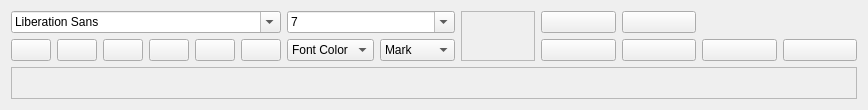
<?xml version="1.0" encoding="UTF-8"?>
<ui version="4.0">
 <class>EditorRibbon</class>
 <widget class="QWidget" name="EditorRibbon">
  <property name="geometry">
   <rect>
    <x>0</x>
    <y>0</y>
    <width>868</width>
    <height>110</height>
   </rect>
  </property>
  <property name="sizePolicy">
   <sizepolicy hsizetype="Fixed" vsizetype="Fixed">
    <horstretch>0</horstretch>
    <verstretch>0</verstretch>
   </sizepolicy>
  </property>
  <property name="font">
   <font>
    <underline>false</underline>
   </font>
  </property>
  <property name="windowTitle">
   <string>Form</string>
  </property>
  <layout class="QHBoxLayout" name="horizontalLayout">
   <item>
    <layout class="QGridLayout" name="gridLayout">
     <property name="spacing">
      <number>-1</number>
     </property>
     <item row="0" column="0" colspan="6">
      <widget class="QFontComboBox" name="fontFamilyInput">
       <property name="toolTip">
        <string>Font family</string>
       </property>
      </widget>
     </item>
     <item row="1" column="0">
      <widget class="QPushButton" name="boldButton">
       <property name="sizePolicy">
        <sizepolicy hsizetype="Fixed" vsizetype="Fixed">
         <horstretch>0</horstretch>
         <verstretch>0</verstretch>
        </sizepolicy>
       </property>
       <property name="font">
        <font>
         <weight>50</weight>
         <bold>false</bold>
        </font>
       </property>
       <property name="toolTip">
        <string>Bold</string>
       </property>
       <property name="text">
        <string/>
       </property>
       <property name="icon">
        <iconset resource="images.qrc">
         <normaloff>:/ui/ribbon/images/ribbon/format-text-bold.png</normaloff>:/ui/ribbon/images/ribbon/format-text-bold.png</iconset>
       </property>
       <property name="checkable">
        <bool>true</bool>
       </property>
       <property name="autoExclusive">
        <bool>false</bool>
       </property>
      </widget>
     </item>
     <item row="1" column="1">
      <widget class="QPushButton" name="underlineButton">
       <property name="sizePolicy">
        <sizepolicy hsizetype="Fixed" vsizetype="Fixed">
         <horstretch>0</horstretch>
         <verstretch>0</verstretch>
        </sizepolicy>
       </property>
       <property name="toolTip">
        <string>Underline</string>
       </property>
       <property name="text">
        <string/>
       </property>
       <property name="icon">
        <iconset resource="images.qrc">
         <normaloff>:/ui/ribbon/images/ribbon/format-text-underline.png</normaloff>:/ui/ribbon/images/ribbon/format-text-underline.png</iconset>
       </property>
       <property name="checkable">
        <bool>true</bool>
       </property>
      </widget>
     </item>
     <item row="1" column="2">
      <widget class="QPushButton" name="italicButton">
       <property name="sizePolicy">
        <sizepolicy hsizetype="Fixed" vsizetype="Fixed">
         <horstretch>0</horstretch>
         <verstretch>0</verstretch>
        </sizepolicy>
       </property>
       <property name="toolTip">
        <string>Italic</string>
       </property>
       <property name="text">
        <string/>
       </property>
       <property name="icon">
        <iconset resource="images.qrc">
         <normaloff>:/ui/ribbon/images/ribbon/format-text-italic.png</normaloff>:/ui/ribbon/images/ribbon/format-text-italic.png</iconset>
       </property>
       <property name="checkable">
        <bool>true</bool>
       </property>
      </widget>
     </item>
     <item row="1" column="3">
      <widget class="QPushButton" name="strikeButton">
       <property name="sizePolicy">
        <sizepolicy hsizetype="Fixed" vsizetype="Fixed">
         <horstretch>0</horstretch>
         <verstretch>0</verstretch>
        </sizepolicy>
       </property>
       <property name="toolTip">
        <string>Strike</string>
       </property>
       <property name="text">
        <string/>
       </property>
       <property name="icon">
        <iconset resource="images.qrc">
         <normaloff>:/ui/ribbon/images/ribbon/format-text-strikethrough.png</normaloff>:/ui/ribbon/images/ribbon/format-text-strikethrough.png</iconset>
       </property>
       <property name="checkable">
        <bool>true</bool>
       </property>
      </widget>
     </item>
     <item row="1" column="4">
      <widget class="QPushButton" name="superscriptButton">
       <property name="sizePolicy">
        <sizepolicy hsizetype="Fixed" vsizetype="Fixed">
         <horstretch>0</horstretch>
         <verstretch>0</verstretch>
        </sizepolicy>
       </property>
       <property name="toolTip">
        <string>Subscript</string>
       </property>
       <property name="text">
        <string/>
       </property>
       <property name="icon">
        <iconset resource="images.qrc">
         <normaloff>:/ui/ribbon/images/ribbon/format-text-superscript.png</normaloff>:/ui/ribbon/images/ribbon/format-text-superscript.png</iconset>
       </property>
       <property name="checkable">
        <bool>true</bool>
       </property>
      </widget>
     </item>
     <item row="1" column="5">
      <widget class="QPushButton" name="subscriptButton">
       <property name="sizePolicy">
        <sizepolicy hsizetype="Fixed" vsizetype="Fixed">
         <horstretch>0</horstretch>
         <verstretch>0</verstretch>
        </sizepolicy>
       </property>
       <property name="toolTip">
        <string>Superscript</string>
       </property>
       <property name="text">
        <string/>
       </property>
       <property name="icon">
        <iconset resource="images.qrc">
         <normaloff>:/ui/ribbon/images/ribbon/format-text-subscript.png</normaloff>:/ui/ribbon/images/ribbon/format-text-subscript.png</iconset>
       </property>
       <property name="checkable">
        <bool>true</bool>
       </property>
      </widget>
     </item>
     <item row="1" column="6">
      <widget class="QComboBox" name="fontColorInput">
       <property name="toolTip">
        <string>Change font color</string>
       </property>
       <item>
        <property name="text">
         <string>Font Color</string>
        </property>
       </item>
      </widget>
     </item>
     <item row="1" column="7">
      <widget class="QComboBox" name="fontMarkInput">
       <property name="toolTip">
        <string>Change text marking</string>
       </property>
       <item>
        <property name="text">
         <string>Mark</string>
        </property>
       </item>
      </widget>
     </item>
     <item row="0" column="6" colspan="2">
      <widget class="QComboBox" name="fontSizeInput">
       <property name="toolTip">
        <string>Font size</string>
       </property>
       <property name="editable">
        <bool>true</bool>
       </property>
       <item>
        <property name="text">
         <string>7</string>
        </property>
       </item>
       <item>
        <property name="text">
         <string>8</string>
        </property>
       </item>
       <item>
        <property name="text">
         <string>10</string>
        </property>
       </item>
       <item>
        <property name="text">
         <string>11</string>
        </property>
       </item>
       <item>
        <property name="text">
         <string>12</string>
        </property>
       </item>
       <item>
        <property name="text">
         <string>14</string>
        </property>
       </item>
       <item>
        <property name="text">
         <string>16</string>
        </property>
       </item>
       <item>
        <property name="text">
         <string>18</string>
        </property>
       </item>
       <item>
        <property name="text">
         <string>20</string>
        </property>
       </item>
       <item>
        <property name="text">
         <string>24</string>
        </property>
       </item>
       <item>
        <property name="text">
         <string>28</string>
        </property>
       </item>
       <item>
        <property name="text">
         <string>32</string>
        </property>
       </item>
       <item>
        <property name="text">
         <string>36</string>
        </property>
       </item>
       <item>
        <property name="text">
         <string>40</string>
        </property>
       </item>
       <item>
        <property name="text">
         <string>48</string>
        </property>
       </item>
       <item>
        <property name="text">
         <string>64</string>
        </property>
       </item>
       <item>
        <property name="text">
         <string>72</string>
        </property>
       </item>
      </widget>
     </item>
     <item row="0" column="9">
      <widget class="QPushButton" name="unorderedListButton">
       <property name="toolTip">
        <string>Insert unordered list</string>
       </property>
       <property name="text">
        <string/>
       </property>
       <property name="icon">
        <iconset resource="images.qrc">
         <normaloff>:/ui/ribbon/images/ribbon/format-list-unordered.png</normaloff>:/ui/ribbon/images/ribbon/format-list-unordered.png</iconset>
       </property>
       <property name="checkable">
        <bool>true</bool>
       </property>
      </widget>
     </item>
     <item row="0" column="10">
      <widget class="QPushButton" name="orderedListButton">
       <property name="toolTip">
        <string>Insert ordered list</string>
       </property>
       <property name="text">
        <string/>
       </property>
       <property name="icon">
        <iconset resource="images.qrc">
         <normaloff>:/ui/ribbon/images/ribbon/format-list-ordered.png</normaloff>:/ui/ribbon/images/ribbon/format-list-ordered.png</iconset>
       </property>
       <property name="checkable">
        <bool>true</bool>
       </property>
      </widget>
     </item>
     <item row="1" column="10">
      <widget class="QPushButton" name="alignCenterButton">
       <property name="toolTip">
        <string>Align center</string>
       </property>
       <property name="text">
        <string/>
       </property>
       <property name="icon">
        <iconset resource="images.qrc">
         <normaloff>:/ui/ribbon/images/ribbon/format-justify-center.png</normaloff>:/ui/ribbon/images/ribbon/format-justify-center.png</iconset>
       </property>
       <property name="checkable">
        <bool>true</bool>
       </property>
      </widget>
     </item>
     <item row="1" column="11">
      <widget class="QPushButton" name="alignRightButton">
       <property name="toolTip">
        <string>Align right</string>
       </property>
       <property name="text">
        <string/>
       </property>
       <property name="icon">
        <iconset resource="images.qrc">
         <normaloff>:/ui/ribbon/images/ribbon/format-justify-right.png</normaloff>:/ui/ribbon/images/ribbon/format-justify-right.png</iconset>
       </property>
       <property name="checkable">
        <bool>true</bool>
       </property>
      </widget>
     </item>
     <item row="1" column="12">
      <widget class="QPushButton" name="alignJustifyButton">
       <property name="toolTip">
        <string>Justify text</string>
       </property>
       <property name="text">
        <string/>
       </property>
       <property name="icon">
        <iconset resource="images.qrc">
         <normaloff>:/ui/ribbon/images/ribbon/format-justify-fill.png</normaloff>:/ui/ribbon/images/ribbon/format-justify-fill.png</iconset>
       </property>
       <property name="checkable">
        <bool>true</bool>
       </property>
      </widget>
     </item>
     <item row="2" column="0" colspan="13">
      <widget class="QFrame" name="horizontalLine">
       <property name="frameShape">
        <enum>QFrame::StyledPanel</enum>
       </property>
       <property name="frameShadow">
        <enum>QFrame::Raised</enum>
       </property>
      </widget>
     </item>
     <item row="1" column="9">
      <widget class="QPushButton" name="alignLeftButton">
       <property name="toolTip">
        <string>Align left</string>
       </property>
       <property name="text">
        <string/>
       </property>
       <property name="icon">
        <iconset resource="images.qrc">
         <normaloff>:/ui/ribbon/images/ribbon/format-justify-left.png</normaloff>:/ui/ribbon/images/ribbon/format-justify-left.png</iconset>
       </property>
       <property name="checkable">
        <bool>true</bool>
       </property>
      </widget>
     </item>
     <item row="0" column="8" rowspan="2">
      <widget class="QFrame" name="verticalLine">
       <property name="frameShape">
        <enum>QFrame::StyledPanel</enum>
       </property>
       <property name="frameShadow">
        <enum>QFrame::Raised</enum>
       </property>
      </widget>
     </item>
    </layout>
   </item>
  </layout>
 </widget>
 <resources>
  <include location="images.qrc"/>
 </resources>
 <connections/>
</ui>
